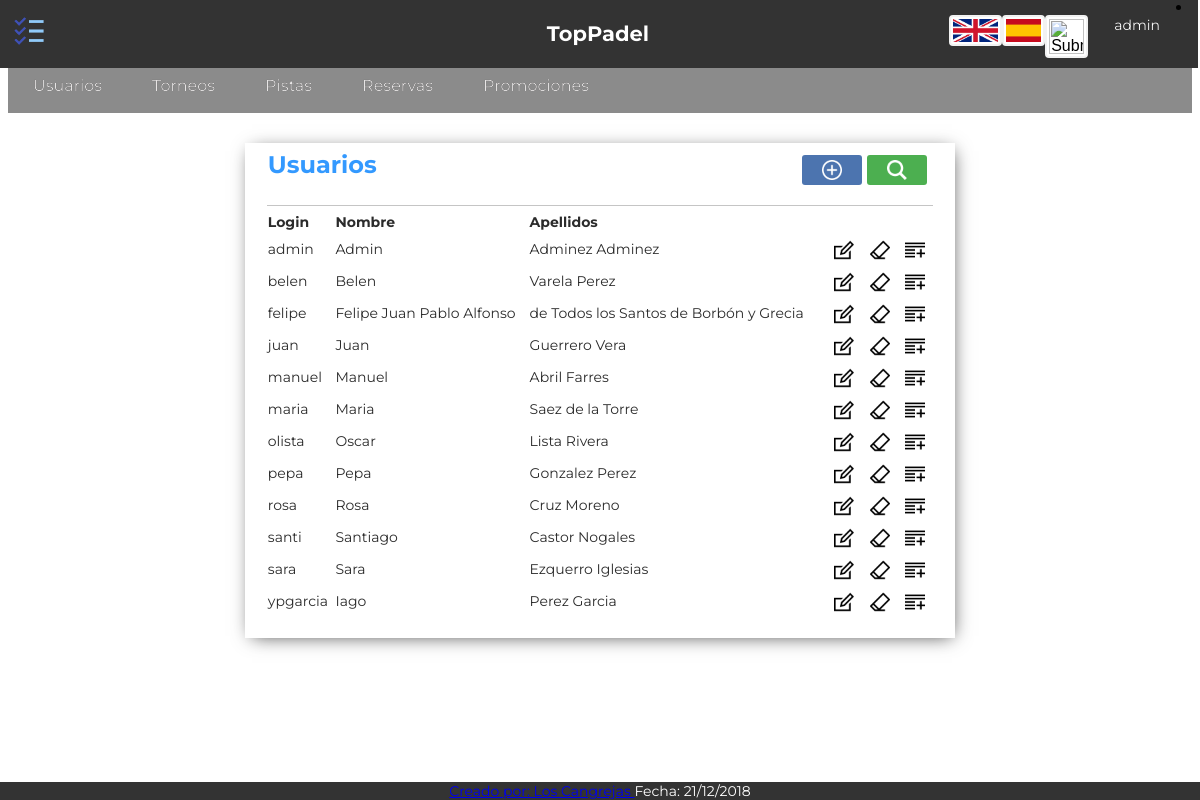
Screenshot of /Controllers/Usuarios_Controller.php (signed in) with the database file from the repository.
### tables this page shows
CREATE TABLE `usuarios` (
  `login` varchar(45) NOT NULL,
  `password` varchar(128) NOT NULL,
  `dni` varchar(9) NOT NULL,
  `nombre` varchar(30) NOT NULL,
  `apellidos` varchar(50) NOT NULL,
  `telefono` varchar(11) NOT NULL,
  `email` varchar(60) NOT NULL,
  `fecha` date NOT NULL,
  `sexo` enum('Masculina','Femenina') NOT NULL,
  `tipo` enum('ADMIN','NORMAL','ENTRENADOR') NOT NULL,
  `socio` enum('SI','NO') NOT NULL DEFAULT 'NO',
  `cuenta` varchar(30) DEFAULT NULL
);

### Models/Usuarios_Model.php (called while the page is built, shortened)
<?php
class USUARIOS_Model {
	var $login;
	var $dni;
	var $nombre;
	var $apellidos;
	var $telefono;
	var $email;
	var $fecha;
	var $sexo;
	var $tipo;
function __construct($login,$password,$dni,$nombre,$apellidos,$telefono,$email,$fecha,$sexo,$tipo){
	$this->login = $login;
	$this->dni = $dni;
	$this->nombre = $nombre;
	$this->apellidos = $apellidos;
	$this->telefono = $telefono;
	$this->email = $email;
	$this->fecha = $fecha;
	$this->sexo = $sexo;
	$this->tipo = $tipo;
	include_once 'Access_DB.php';
	$this->mysqli = ConnectDB();
}
function search(){
	     $sql = "SELECT *
       			FROM usuarios
    			WHERE
    				(
    				(`login` LIKE '%$this->login%') &&
	 				(`nombre` LIKE '%$this->nombre%') &&
					(`apellidos` LIKE '%$this->apellidos%') &&
					(`dni` LIKE '%$this->dni%') &&
					(`telefono` LIKE '%$this->telefono%') &&
					(`email` LIKE '%$this->email%') &&
					(`fecha` LIKE '%$this->fecha%') &&
					(`sexo` LIKE '%$this->sexo%') &&
					(`tipo` LIKE '%$this->tipo%')
    				)";
    if (!($resultado = $this->mysqli->query($sql))){
		return 'Error en la búsqueda';
	}
    else{
		return $resultado;
	}
}
}
?>

### Models/Access_DB.php (called while the page is built)
<?php
function ConnectDB()
{
    $mysqli = new mysqli("localhost", "todolist", "todolist", "todolist");
	if ($mysqli->connect_errno) {
		include './MESSAGE.php';
		new MESSAGE("Fallo al conectar a MySQL: (" . $mysqli->connect_errno . ") " . $mysqli->connect_error, './index.php');
		return false;
	}
	else{
		return $mysqli;
	}
}
?>

### Views/Usuarios_SHOWALL_View.php (the view, shortened to what this page needs)
<?php
include '../Views/Header.php';
 class Usuarios_SHOWALL{
	var $datos;
	function __construct($datos,$enlace){
		$this -> datos = $datos;
		$this -> mostrar();
	}
	function mostrar(){
?>
	<div class="showall">
		<table class="showAllUsers">
			<tr><th class="title" colspan="4"><?php echo $strings['Usuarios']; ?>
			<form class="tableActions" action="../Controllers/Usuarios_Controller.php" method="">
			<button class="buscar-little" name="action" value="Confirmar_SEARCH" type="submit"></button>
			<button class="anadir-little"  name="action" value="Confirmar_ADD" type="submit"></button>
			</form></th></tr>
			<tr>
				<th><?php echo $strings['Login']; ?></th>
				<th><?php echo $strings['Nombre']; ?></th>
				<th><?php echo $strings['Apellidos']; ?></th>
				<th></th>
			</tr>
		<?php
			while($fila = $this ->datos->fetch_array()){
		?>
			<tr>
				<form action="../Controllers/Usuarios_Controller.php" method="post" name="action" >
					<td><?php echo $fila['login']; ?></td>
					<td><?php echo $fila['nombre']; ?></td>
					<td><?php echo $fila['apellidos']; ?></td>
					<td style="text-align:right">
						<button class="editar" name="action" value="Confirmar_EDIT" type="submit"></button>
						<button class="borrar" name="action" value="Confirmar_DELETE1" type="submit"></button>
						<button class="add" name="action" value="Confirmar_SHOWCURRENT" type="submit"></button>
					</td>
				</form>
			</tr>
		<?php
			}
		?>
		</table>
	</div>
<?php
    }
}
?>
<footer>
	<?php include '../Views/Footer.php'; ?>

### Views/css/style.css (style rules this page uses)
form { font-size:14px; color:#2b2b2b; width:50%; margin-left:auto; margin-right:auto; margin-top:50px; padding: 20px 40px 20px 20px; box-shadow: 2px 3px 18px -5px rgba(0,0,0,0.75); }
.showAllUsers { font-size:14px; color:#2b2b2b; width:60%; margin-left:auto; margin-right:auto; margin-top:30px; margin-bottom: 35px; padding: 0px 20px 20px 20px; box-shadow: 2px 3px 18px -5px rgba(0,0,0,0.75); }
.title { text-align:left; font-size:24px; font-weight:bold; border-bottom: 1px solid rgba(114, 114, 114, 0.411); color:#39F; padding-bottom: 20px; }
th { padding-top: 5px; text-align: left; }
button { background-size: 20px 20px; background-position: center; background-repeat: no-repeat; margin-top: 25px; margin-right: 30px; border: none; color: white; padding: 20px 35px; text-align: center; font-size: 16px; cursor: pointer; border-radius: 3px; background-color:green; }
.buscar-little { vertical-align: text-bottom; float: right; margin-top: 5px; margin-right: 5px; padding: 15px 30px; background-image: url(../img/buscar.png); background-color: #4CAF50; }
.anadir-little { vertical-align: text-bottom; float: right; margin-top: 5px; margin-right: 5px; padding: 15px 30px; background-image: url(../img/anadir.png); background-color: rgb(76, 116, 175); }
.editar { background-image: url(../img/editar.png); background-color: Transparent; background-repeat:no-repeat; border: none; cursor:pointer; overflow: hidden; outline:none; margin-top: 5px; margin-right: 2px; padding: 10px 15px; margin-bottom: 3px; }
.borrar { background-image: url(../img/borrar.png); background-color: Transparent; background-repeat:no-repeat; border: none; cursor:pointer; overflow: hidden; outline:none; margin-top: 5px; margin-right: 2px; padding: 10px 15px; margin-bottom: 3px; }
.add { background-image: url(../img/add.png); background-color: Transparent; background-repeat:no-repeat; border: none; cursor:pointer; overflow: hidden; outline:none; margin-top: 5px; margin-right: 2px; padding: 10px 15px; margin-bottom: 3px; }
.tableActions { display: contents; }

### rows the page displays
usuarios: login "admin", nombre "Admin", apellidos "Adminez Adminez"
usuarios: login "belen", nombre "Belen", apellidos "Varela Perez"
usuarios: login "felipe", nombre "Felipe Juan Pablo Alfonso", apellidos "de Todos los Santos de Borbón y Grecia"
usuarios: login "juan", nombre "Juan", apellidos "Guerrero Vera"
usuarios: login "manuel", nombre "Manuel", apellidos "Abril Farres"
usuarios: login "maria", nombre "Maria", apellidos "Saez de la Torre"
usuarios: login "olista", nombre "Oscar", apellidos "Lista Rivera"
usuarios: login "pepa", nombre "Pepa", apellidos "Gonzalez Perez"
usuarios: login "rosa", nombre "Rosa", apellidos "Cruz Moreno"
usuarios: login "santi", nombre "Santiago", apellidos "Castor Nogales"
usuarios: login "sara", nombre "Sara", apellidos "Ezquerro Iglesias"
usuarios: login "ypgarcia", nombre "Iago", apellidos "Perez Garcia"

### other values shown
$_SESSION['login'] "admin"
$strings['Usuarios'] "Usuarios"
$strings['Torneos'] "Torneos"
$strings['Pistas'] "Pistas"
$strings['Reservas'] "Reservas"
$strings['Promociones'] "Promociones"
$strings['Creado por'] "Creado por"
$strings['Fecha'] "Fecha"
$strings['Login'] "Login"
$strings['Nombre'] "Nombre"
$strings['Apellidos'] "Apellidos"
